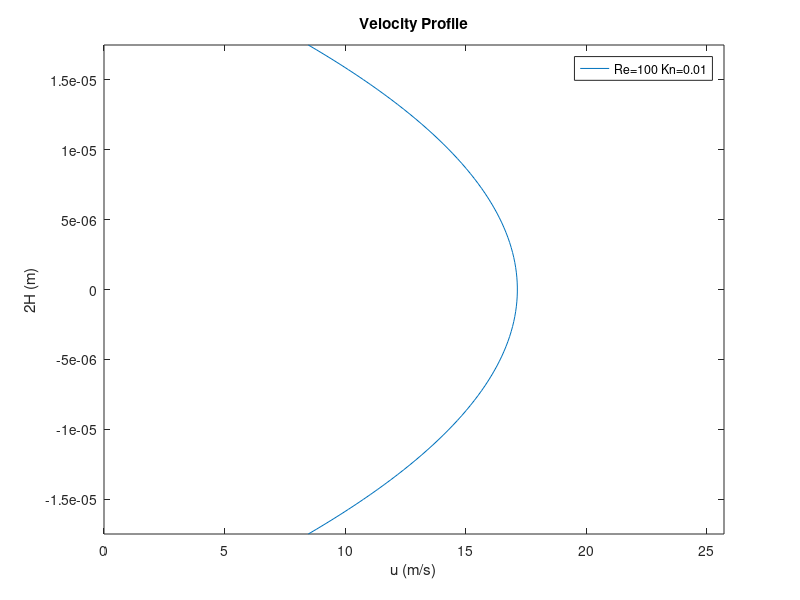

Here is the MATLAB script that generated this plot:
% Disersion of nanoparticles in a microchannel - Slip flow regime
clc,clear

% Particle data
np = 5;    % Number of particles
d = 0.01e-6; % Particle's diameter
Ro_p = 2500; % Density of particle
Vol_p = pi*(d^3)/6; % Particle's volume
Mp = Ro_p*Vol_p; % Particle's mass
g = 9.81; % Gravitational acceleration

% Fluid data
Re = 100; % Reynolds
Kn = 0.1; % Knudsen
Ro_f = 1.225; % Density of fluid
L = 7e-6; % Mean free path
mu = 1.983e-5; % Dynamic viscosity
nu = mu/Ro_f; % Kinematic viscosity
Ma = Ro_f*Vol_p; % Mass of replaced fluid

% Channel data
H = L/(4*Kn); % Half of channel height
D = 4*H; % Characteristic length
u = nu*Re/(D); % Average velocity in channel

% Velocity profile
dp_dx = -12*mu*u/(D^2); % Pressure loss in channle
y = linspace(-H,H,100);
sigma = 0.9;
UF = (H^2/(2*mu))*(-dp_dx)*(1-(y/H).^2+8*(2/sigma-1)*Kn);

% Plot velocity profile
figure(1)
plot(UF,y)
axis([0 1.5*max(UF) -H H])
title('Velocity Profile')
xlabel('u (m/s)')
ylabel('2H (m)')
legend('Re=100 Kn=0.01')

% Constants and parameters needed
k = 1.38e-23; % Boltzmann constant [j/K]
T = 297;  % Temperature
Cc = 1+2*L/(d)*(1.257+0.4*exp(-1.1*d/(2*L))); % Cunningham correction factor
tow = Cc*Mp/(3*pi*mu*d); % Particle relaxation time
s_nn=2*k*T/(tow*pi*Mp); % Used in brownian force

dt = 0.01*tow; % Time step
it = 2000;  % Iteration/steps goint forward in time
n = zeros(1,np); % Counting steps of each particle

% Some predefined arrays for results (helps with the code speed)
% Velocity and position storage
vel_u = zeros(np,it);
vel_v = zeros(np,it);
pos_x = zeros(np,it);
pos_y = zeros(np,it);

% Brownian storage
BrF_x = zeros(np,it);
BrF_y = zeros(np,it);

% Drag force storage
Drag_x = zeros(np,it);
Drag_y = zeros(np,it);

% Saffman lift force Storage
Saffmanstore = zeros(np,it);

% Added mass (negligible)-(not included in u and v velocities)
Addedmass_x = zeros(np,it);
Addedmass_y = zeros(np,it);

for i=1:np
    j=1;              % Initial step
    Xp_old = 0;       % Initial x-pos of particle
    Yp_old = 0;       % Initial y-pos of particle
    Up_old = max(UF); % Initial u-vel of particle
    Vp_old = 0;       % Initial v-vel of particle
    
    vel_u(i,j)=Up_old;% Storing
    vel_v(i,j)=Vp_old;
    
    j=2;              % Second Step
    while (Xp_old<=20*H && abs(Yp_old)<0.95*H) % Reching end of channel or getting close to the wall
        % Brownian force (randomly generated)
        Brfx = Mp*randn*sqrt(pi*s_nn/dt);
        Brfy = Mp*randn*sqrt(pi*s_nn/dt);
        
        % Fluid velocity at certain y location. uf(Yp-old).
        uf = (H^2/(2*mu))*(-dp_dx)*(1-(Yp_old/H)^2+8*(2/sigma-1)*Kn);
        
        % Added mass force
        FAdX = Mp*18*Ma*nu/(d^2)*(uf-Up_old); 
        FAdY = Mp*18*Ma*nu/(d^2)*(-Vp_old);
        
        % Particle u-velocity from newton law. x-dir
        Up_new = (1/(1+dt/tow)) * ( Up_old+ ((dt/tow) *uf) + dt*(Brfx/Mp));
        
        % Step in x-pos
        Xp_new = Xp_old+dt*Up_new;
        % Store the new x-position
        pos_x(i,j) = Xp_new;
        % Store the new u-velocity
        vel_u(i,j) = Up_new;
        % Store the Drag x-force
        Drag_x(i,j) = (Mp/tow) * (uf-Up_new);
        
        % Calculate the Saffman lift force. Based on particle u-velocity
        f_saf = 1.615*Ro_f*nu^.5*d^2*(uf-Up_new)*sqrt(abs((H^2/(2*mu))*(-dp_dx)*(-2*Yp_old/H^2)))*sign((H^2/(2*mu))*(-dp_dx)*(-2*Yp_old/H^2));
        Saffmanstore(i,j) = f_saf; % Storing Saffman force
        
        % Particle v-velocity from newton law. y-dir
        Vp_new = (1/(1+dt/tow)) * (Vp_old + dt*( (Brfy/Mp) + f_saf + (g*Ro_f/Ro_p) - g ) );
        % Step in y-pos
        Yp_new = Yp_old+dt*Vp_new;
        % Store the new y-position
        pos_y(i,j) = Yp_new;
        % Store the new v-velocity
        vel_v(i,j)= Vp_new;
        % Store the Drag v-force
        Drag_y(i,j)= (Mp/tow) * (Vp_new);
        
        % Store the Brownian force
        BrF_x(i,j) = Brfx;
        BrF_y(i,j) = Brfy;
        
        Addedmass_x(i,j) = FAdX;
        Addedmass_y(i,j) = FAdY;    
        
        Xp_old = Xp_new; % Put new-pos into the old-pos for next iteration
        Yp_old = Yp_new;
        Up_old = Up_new;
        Vp_old = Vp_new;
        
        n(1,i)=n(1,i)+1; % Counting the number of steps eacg particle pass
        j=j+1; % Going to next time step or iteration
        
    end
end